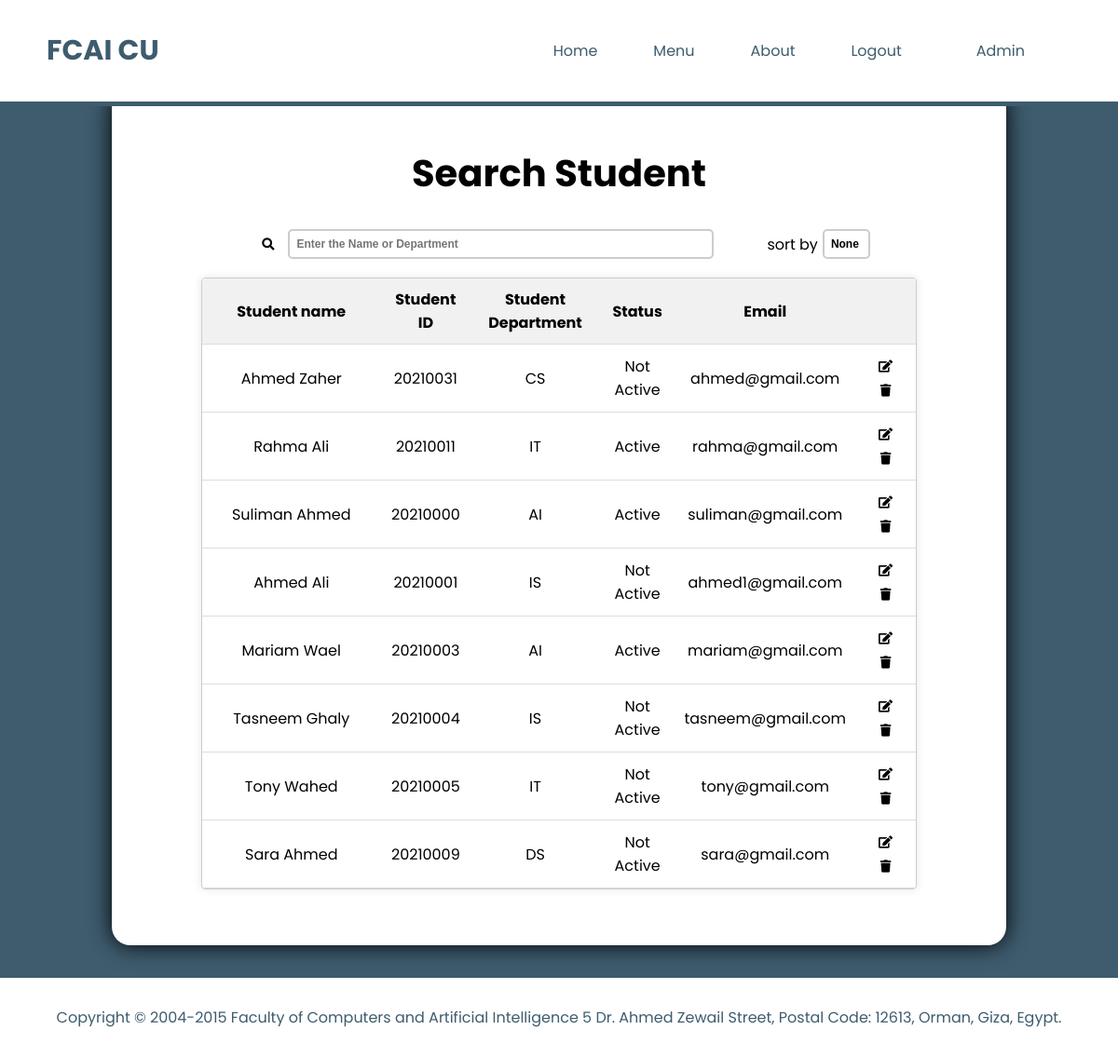
The app's page /search/ (signed in), older data.
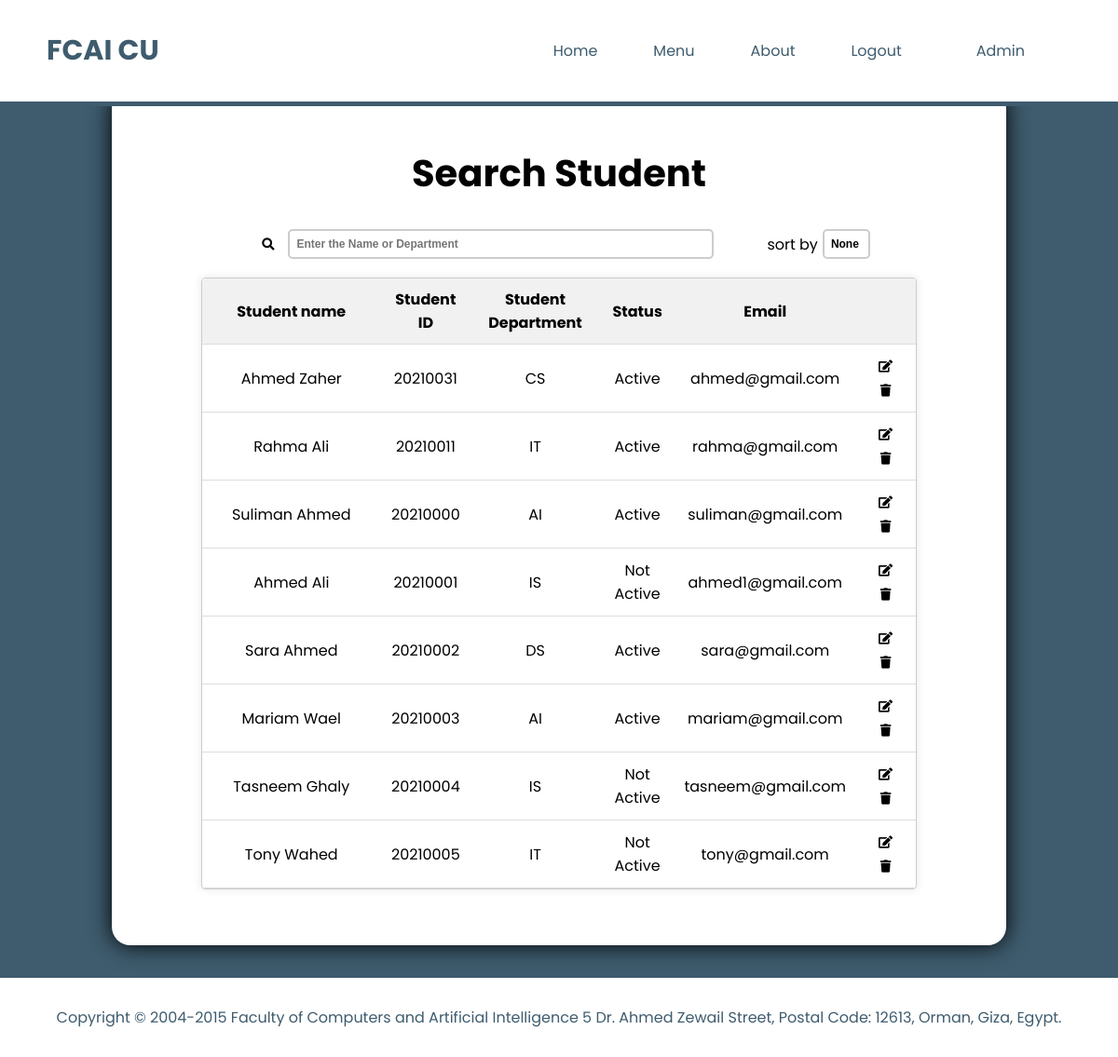
The same page, newer data.
### main_website/models.py (models this page shows, shortened)
class User(AbstractUser):
    class Role(models.TextChoices):
        ADMIN = "ADMIN", 'Admin'
        STUDENT = "STUDENT", 'Student'
    groups = models.ManyToManyField(Group, related_name='auth_users')
    user_permissions = models.ManyToManyField(Permission, related_name='auth_users')
    base_role = Role.ADMIN
    role = models.CharField(max_length=50, choices=Role.choices, default=Role.ADMIN)
    name = models.CharField(max_length=50, null=True)
    date_of_birth = models.DateTimeField(null=True)
    gender = models.CharField(max_length=10, choices=[
        ('Male', 'Male'),
        ('Female', 'Female')],
        null=True,
        )

class Student(User):
    user = models.OneToOneField(
        User, on_delete=models.CASCADE,
        parent_link=True,
        related_name='student',
        null=True,
        default=None
    )
    stud_id = models.CharField(max_length=8, unique=True, primary_key=True)
    base_role = User.Role.STUDENT
    role = User.Role.STUDENT
    department = models.ForeignKey('Department', on_delete=models.PROTECT)
    university = models.CharField(max_length=50, choices=[
        ('Ain Shams University', 'Ain Shams University'),
        ('Cairo University', 'Cairo University'),
        ('Helwan University', 'Helwan University'),
        ('The American University in Cairo', 'The American University in Cairo'),
        ('German University in Cairo', 'German University in Cairo')],
        default ='Cairo University'
      )
    class Meta:
        verbose_name = 'Student'
        verbose_name_plural = 'Students'

class Department(models.Model):
    name = models.CharField(max_length=30)

### main_website/views.py (the view)
    def decorator(request, *args, **kwargs):
        if check_admin(request.user):
            return view_func(request, *args, **kwargs)
        else:
            return redirect('home')  # Redirect to the home page

### main_website/views.py (called while the page is built, shortened)
def admin_required(view_func):
    def check_admin(user):
        return user.is_authenticated and user.role == User.Role.ADMIN
    def decorator(request, *args, **kwargs):
        if check_admin(request.user):
            return view_func(request, *args, **kwargs)
        else:
            return redirect('home')  # Redirect to the home page
    return decorator

@login_required(login_url='login_admin')
@admin_required
def search_students(request):
    students = Student.objects.all()
    search = ''
    departments = []
    for student in students:
        department = Department.objects.get(id=student.department_id)
        departments.append(department.name)
    context = {
        'students_departments':  zip(students, departments),
        'search': search,
    }
    return render(request, 'main_website/search.html', context)

### main_website/templates/main_website/search.html (shortened to what this page needs)
<!DOCTYPE html>
{% load static %}
<html lang="en">
<head>
    <link rel="stylesheet" href="{% static 'css/main.css' %}">
    <link rel="stylesheet" href="{% static 'css/search.css' %}">
    <link rel="stylesheet" href="https://cdnjs.cloudflare.com/ajax/libs/font-awesome/5.15.3/css/all.min.css">
</head>
<body>
    <header id = "website-header">{% include 'header.html' %}</header>
    <div id ="main-content">
        <div id = "search-box">
            <div class="title">
                <h1>Search Student</h1>
            </div>
            <form method="POST" action = "{% url 'search_students' %}" >
                <div class = "search-container">
                    <button type="submit" class = "search"><i class="fa fa-search"></i></button>
                    {% if search != '' %}
                    <input type="search" placeholder="{{ search }}" name="keyword" value = "{{ search }}">
                    {% else %}
                    <input type="search" placeholder="Enter the Name or Department" name="keyword" >
                    {% endif %}
                    <label style = "margin-right: 5px; color: #000;">sort by</label>
                    <select id = "Students" name = "priority">
                        <option value ="None" selected>None</option>
                    </select>
                </div>
            </form>
                <div id = "table-container">
                    <table>
                        <thead>
                            <tr>
                                <th>Student name</th>
                                <th>Student ID</th>
                                <th>Student Department</th>
                                <th>Status</th>
                                <th>Email</th>
                                <th></th>
                            </tr>
                        </thead>
                        <tbody>
                        {% for student, department in students_departments %}
                        <tr>
                            <td>{{student.name}}</td>
                            <td>{{student.stud_id}}</td>
                            <td>{{department}}</td>
                            {% if student.is_active == True %}
                            <td>Active</td>
                            {% else %}
                            <td>Not Active</td>
                            {% endif %}
                            <td>{{student.email}}</td>
                            <td class="button-container">
                                <form method = "POST" action = "{% url 'edit_student' %}">
                                    <button type="submit" class = "edit"><i class="fas fa-edit"></i></button>
                                </form>
                                <form method="POST" action="" class ="delete-form" onsubmit=" return confirmation()">
                                    <button type="submit" class="delete"><i class="fas fa-trash"></i></button>
                                </form>
                            </td>
                        </tr>
                        {% endfor %}
                        </tbody>
                    </table>
                </div>
        </div>
    </div>
    <footer id = "website-footer"></footer>
</body>
</html>

### templates/header.html (shortened to what this page needs)
<nav>
    <h2><a href = "{% url 'home' %}">FCAI CU</a></h2>
    <ul id="right">
        <li> <a href="{% url 'home' %}" class = "left-right-border-effect">Home</a></li>
        {% if request.user.is_authenticated %}
            <li id = "menu">
                <a href="" class = "left-right-border-effect" >Menu</a>
            </li>
        {% endif %}
        <li>
            <a href="{% url 'about' %}" class = "left-right-border-effect">About</a>
        </li>
        {% if request.user.is_authenticated %}
            <li   id="log_out">
                <a class = "left-right-border-effect" href = "{%url 'logout'%}">Logout</a>
            </li>
        {% endif %}
        {% if request.user.is_authenticated %}
        <li class="">
            <a href="{%url 'profile'%}" class = "left-right-border-effect" id = "profile" style="padding: 10px; margin:0 0px 0 20px;">{{ request.user.name }}</a>
        </li>
        {% endif %}
    </ul>
</nav>

### main_website/static/css/main.css (style rules this page uses)
:root { --main-color:#3e5c6e; --main-font: 'Poppins'; --links-hover-color:#2f4858; --main-box-shadow: 0 0 25px rgba(0, 0,0, 1); --main-radius: 20px; --gradient-background-color: linear-gradient(to right, #33658a, #427598, #5284a7, #6195b5, #71a5c4, #70a2bf, #709fbb, #6f9cb6, #5e869d, #4e7186, #3e5c6e, #2f4858); }
* { margin: 0; padding: 0; box-sizing: border-box; }
a { text-decoration: none; color: black; }
html { height: 100%; }
body { background: var(--main-color); font-family: var(--main-font); position: relative; min-height: 100%; }
.left-right-border-effect { position: relative; }
.left-right-border-effect:after { content: ''; position: absolute; width: 100%; transform: scaleX(0); height: 2px; bottom: 0; left: 0; background-color:var(--main-color); transform-origin: bottom right; transition: transform 0.25s ease-out; }
#website-header { display: flex; align-items: center; border-bottom: 5px solid var(--main-color); background: #fff; color: var(--main-color); padding-left: 50px; padding-right: 50px; position: fixed; width: 100%; left: 0; margin: 0; top: 0; right: 0; height: 10%; z-index: 1; }
#website-header h2 a { font-size: 30px; color: var(--main-color); }
#website-header nav { display: flex; justify-content: center; align-items: center; width: 100%; }
#website-header nav ul { list-style: none; display: flex; justify-content: space-between; }
#website-header ul { margin-left: auto; justify-content: space-between; }
#website-header ul li +li, li:first-child { margin-right: 40px; }
#website-header ul li a { display: block; color: var(--main-color); text-decoration: none; padding: 10px; }
#main-content { color: #fff; position: relative; overflow: hidden; min-height: 80%; padding-top: 8%; padding-bottom: 10%; margin-left: auto; margin-right: auto ; width: 100%; }
#main-content h1 { font-size: 40px }
#website-footer { padding-top: 20px; text-align: center; height: 10%; position: absolute; bottom: 0; left:0; right:0; width:100%; color: var(--main-color); background-color: #fff; display: block; padding :0; height: fit-content; }

### main_website/static/css/search.css (style rules this page uses)
#search-box { background-color: #fff; padding-top: 60px; padding-bottom: 60px; margin-left: 10%; margin-right: 10%; border-radius: 20px; box-shadow:var(--main-box-shadow); }
#table-container { width: 80%; margin: auto; border: 1px solid #ccc; box-shadow: 0 0 10px rgba(0, 0, 0, 0.1); border-radius: 4px; overflow: hidden; }
table { width: 100%; border-collapse: collapse; background-color: rgba(255,255,255,0.2); }
thead { background-color: #f1f1f1; font-weight: bold; }
tr { border-bottom: 1px solid #ddd; }
th, td { padding: 10px 10px; text-align: center; color: #000; }
table tr td:first-child { width: 25%; }
.search-container> input[type=search] { flex: 0.6; margin-right: 6%; border: 2px solid #ccc; border-radius: 5px; padding: 7px; font-size: 12px; font-weight: bold; color: #000; }
#Students { display: flex; justify-content: center; align-items: center; margin: 0; appearance: none; border: 2px solid #ccc; border-radius: 5px; background-color: #fff; padding: 7px; font-size: 12px; font-weight: bold; color: #000; }
.search-container { display: flex; justify-content: center; align-items: center; margin-bottom: 20px; }
button { margin: 0 5px; padding: 5px 10px; border: none; border-radius: 4px; background-color: var(--gradient-background-color); cursor: pointer; }
.title { margin-bottom: 20px; text-align: center; }
h1 { color: #000; padding-bottom: 10px; }

Row changes from the older to the newer data that the page shows:
removed Student: name "Sara Ahmed", stud_id "20210009", name "DS", shows "Not Active", email "sara@gmail.com"
computed for Student "Ahmed Zaher": text "Not Active" → "Active"
added Student: name "Sara Ahmed", stud_id "20210002", name "DS", shows "Active", email "sara@gmail.com"
